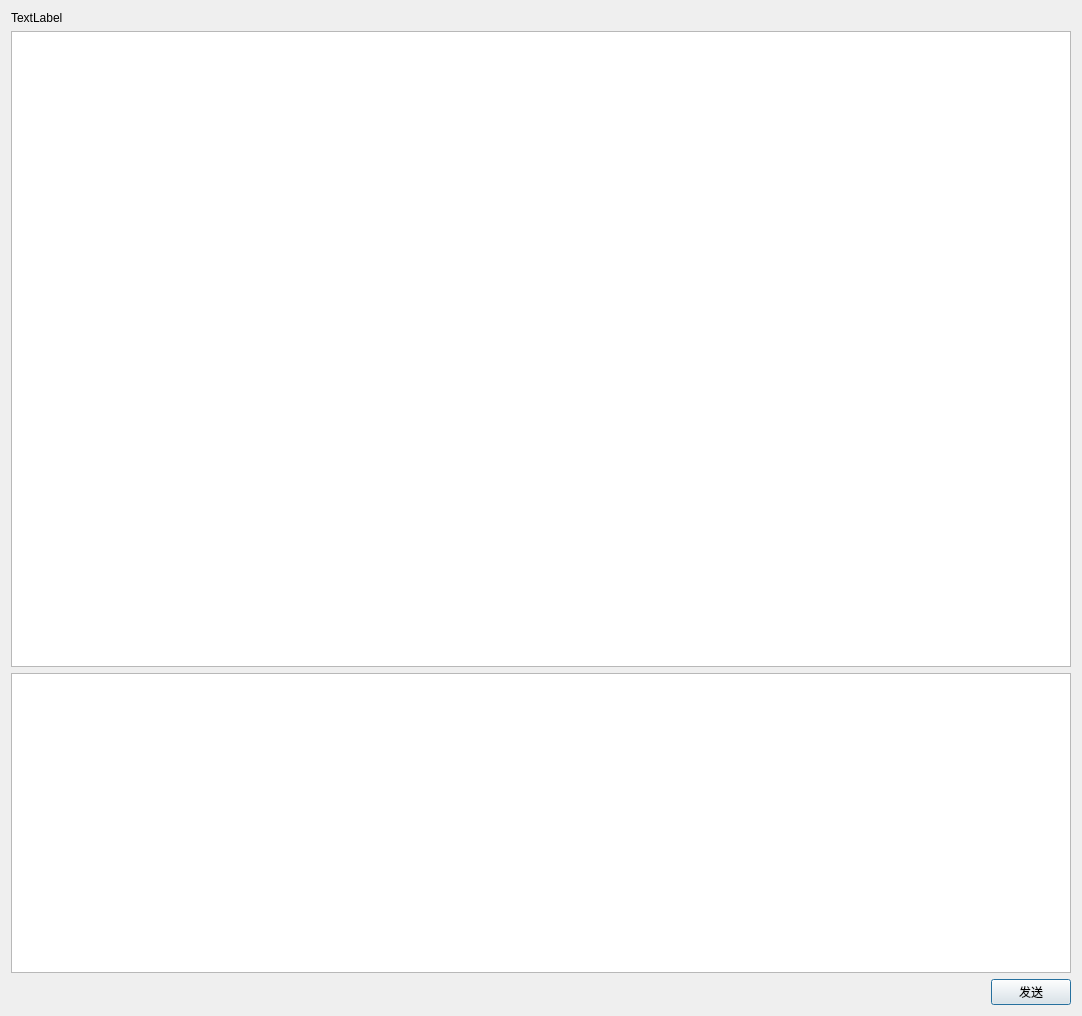
<?xml version="1.0" encoding="UTF-8"?>
<ui version="4.0">
 <class>chatDialog</class>
 <widget class="QDialog" name="chatDialog">
  <property name="geometry">
   <rect>
    <x>0</x>
    <y>0</y>
    <width>1082</width>
    <height>1016</height>
   </rect>
  </property>
  <property name="windowTitle">
   <string>chatDialog</string>
  </property>
  <layout class="QVBoxLayout" name="verticalLayout">
   <item>
    <widget class="QLabel" name="label">
     <property name="text">
      <string>TextLabel</string>
     </property>
    </widget>
   </item>
   <item>
    <widget class="QTextBrowser" name="textBrowser"/>
   </item>
   <item>
    <widget class="QTextEdit" name="textEdit">
     <property name="minimumSize">
      <size>
       <width>0</width>
       <height>300</height>
      </size>
     </property>
     <property name="maximumSize">
      <size>
       <width>16777215</width>
       <height>300</height>
      </size>
     </property>
     <property name="mouseTracking">
      <bool>false</bool>
     </property>
    </widget>
   </item>
   <item>
    <layout class="QHBoxLayout" name="horizontalLayout">
     <item>
      <spacer name="horizontalSpacer">
       <property name="orientation">
        <enum>Qt::Horizontal</enum>
       </property>
       <property name="sizeHint" stdset="0">
        <size>
         <width>40</width>
         <height>20</height>
        </size>
       </property>
      </spacer>
     </item>
     <item>
      <widget class="QPushButton" name="btnSend">
       <property name="text">
        <string>发送</string>
       </property>
      </widget>
     </item>
    </layout>
   </item>
  </layout>
 </widget>
 <layoutdefault spacing="6" margin="11"/>
 <resources/>
 <connections/>
</ui>
